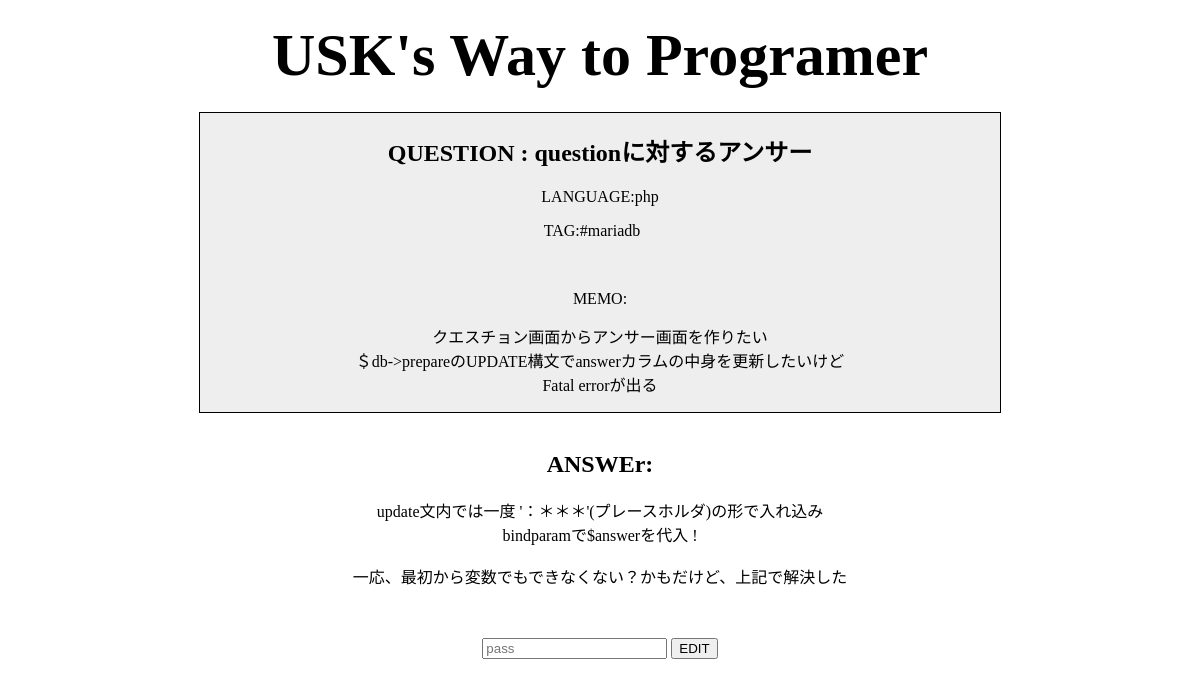
The page /show.php?id=12 on the database its author committed.
### tables this page shows
CREATE TABLE `pile` (
  `id` int(11) NOT NULL,
  `title` varchar(255) NOT NULL,
  `language` varchar(255) NOT NULL,
  `tag1` varchar(255) NOT NULL,
  `tag2` varchar(255) DEFAULT NULL,
  `tag3` varchar(255) DEFAULT NULL,
  `img` blob DEFAULT NULL,
  `date` date NOT NULL,
  `memo` text DEFAULT NULL,
  `type` varchar(255) NOT NULL,
  `answer` text DEFAULT NULL
);

### show.php (the view, shortened to what this page needs)
<?php
$dsn = 'mysql:host=localhost;dbname=uskprogram;charset=utf8';
$user = 'usk';
$password = '1322';
$id=$_GET['id'];
try{
  $db = new PDO($dsn,$user,$password);
  $db->setAttribute(PDO::ATTR_EMULATE_PREPARES,false);
  $stmt = $db->prepare(
    "SELECT * FROM pile WHERE id = $id"
  );
  $stmt->execute();
} catch(PDOException $e){
  echo "エラー:" . $e->getMessage();
}
$row=$stmt->fetch();
?>
<!DOCTYPE html>
<html>
<head>
 <link rel="stylesheet" href="style.css">
</head>
<body>
 <div class="postscreen">
  <h1> <a href='toppage.php' class ='name'>USK's Way to Programer</a></h1>
  <div class='show'>
  <h2><?php echo strtoupper($row['type']) . " : " . $row['title'] ?></h2>
  <p>LANGUAGE:<?php echo $row['language']?></p>
  <?php if ($row['tag1'] !== '#'):?>
   TAG:<?php echo $row['tag1'] ?> <?php endif; ?>
  <?php if ($row['memo'] !== ''):?>
  <p><img src=<?php echo $row['img'] ?>>
  <p>MEMO:</p>
  <p><?php echo nl2br($row['memo']) ?> <?php endif; ?></p>
 </div>
  <br>
  <?php if ($row['type'] == 'question'):?>
  <h2>ANSWEr:</h2>
   <?php if ($row['answer'] !== ''):?>
   <?php echo nl2br($row['answer']) ?> <?php endif; ?>
   <?php if ($row['answer'] == ''):?>
   <form action="answer.php" method="post" enctype="multipart/form-data">
    <p><textarea name="answer" cols="90" rows="15" maxlength="500" wrap=”hard”></textarea></p>
    <p>REFERENCE:<input type="file" name="img"></p>
    <p><input type="hidden" name="id" value= <?php echo $id ?> /></p>
    <input type="submit" value="POST">
   </form><?php endif; ?><?php endif; ?></p>
  <br>
 <form action="editshow.php" method="post" enctype="multipart/form-data">
    <p><input type='password' name="pass" placeholder='pass' autocomplete="off"></textarea>
    <input type="submit" value="EDIT">
  </form>
  <br>

### style.css (style rules this page uses)
body { text-align: center }
.show { width: 800px; margin-left: auto; margin-right: auto; background-color: #EEEEEE; border: solid 1px black }
.name { font-size: 60px; color :black; text-decoration:none; }

### rows shown on the page
pile: type "QUESTION", title "questionに対するアンサー", language "php", tag1 "#mariadb", memo "クエスチョン画面からアンサー画面を作りたい ＄db->prepareのUPDATE構文でanswerカラムの中身を更新したいけど Fatal errorが出る", answer "update文内では一度 '：＊＊＊'(プレースホルダ)の形で入れ込み bindparamで$answerを代入 ! 一応、最初から変数でもできなくない？かもだけど、上記で解決した"
